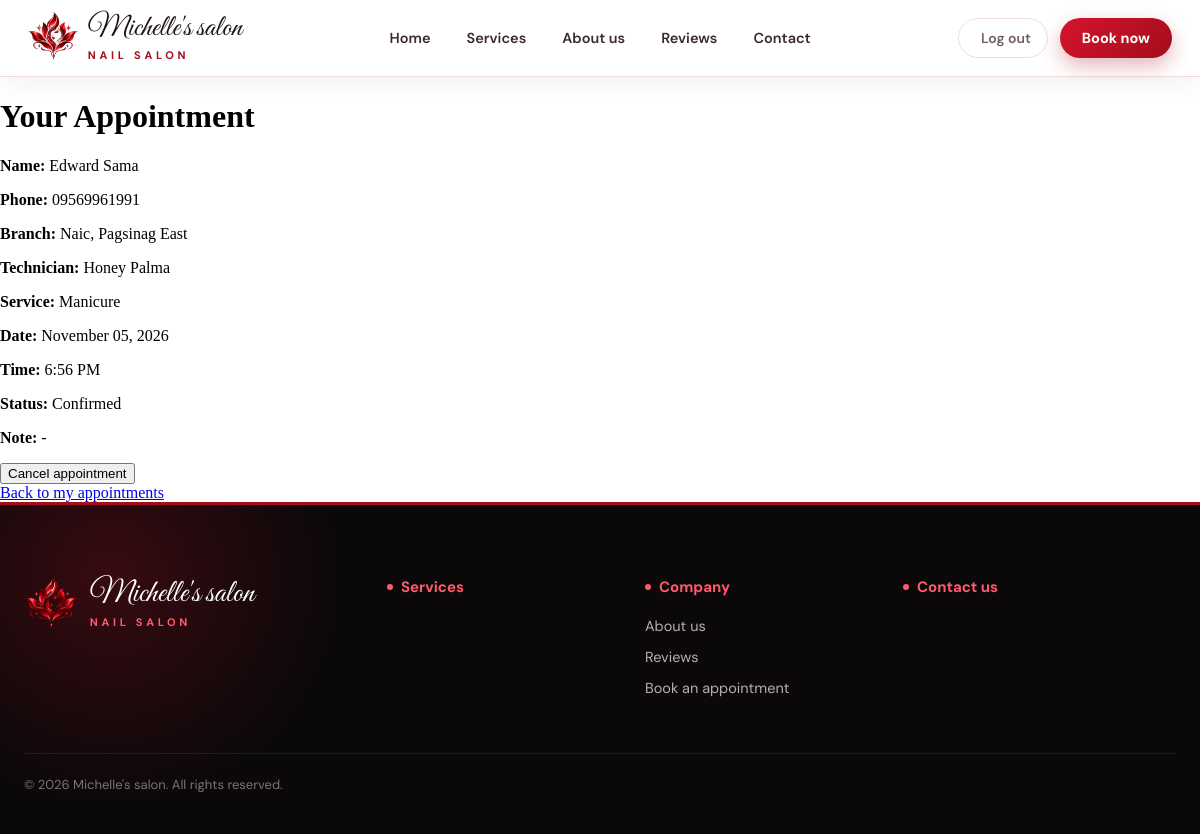
Before: /appointments/16/ (signed in) with the older database file.
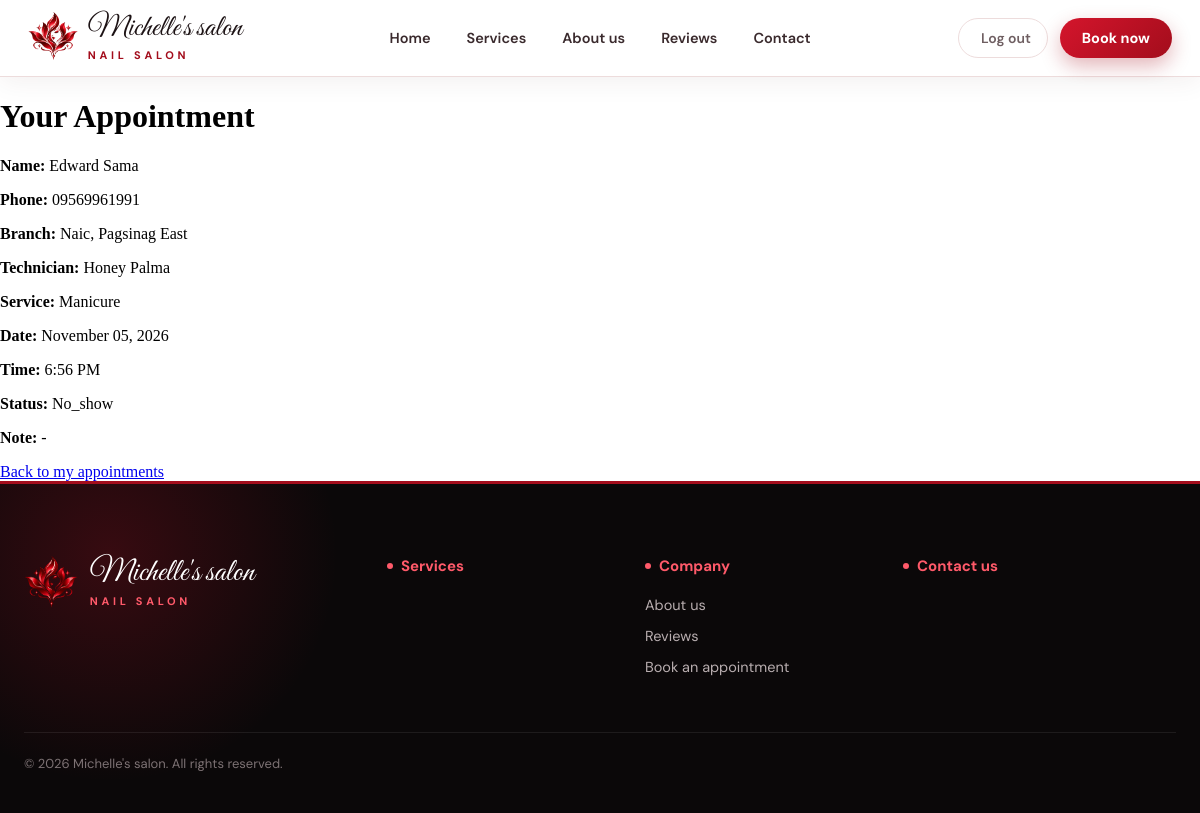
After: the same page with the newer database file.
### apiprojects/models.py (models this page shows, shortened)
class Appointment(models.Model):
    user = models.ForeignKey(
         settings.AUTH_USER_MODEL, on_delete=models.CASCADE,
         related_name="appointments", null=True, blank=True
    )
    STATUS_CHOICES = [
         ("pending", "Pending"),
         ("completed", "Completed"),
         ("confirmed", "Confirmed"),
         ("cancelled", "Cancelled"),
         ("no_show", "No_show"),
    ]
    name = models.CharField(max_length=100)
    staff = models.ForeignKey(
        Staff, on_delete=models.PROTECT, related_name="appointments"
    )
    service = models.ForeignKey(Service, on_delete=models.PROTECT, null=True)
    branch = models.ForeignKey(Branch, on_delete=models.PROTECT, null=True, blank=True, related_name="appointments")
    status = models.CharField(max_length=10, choices=STATUS_CHOICES, default="pending")
    created_at = models.DateTimeField(auto_now_add=True)
    appointment_date = models.DateTimeField()
    phone_number = models.CharField(
            max_length=11,
            validators=[phone_validator],
            null=True, blank=True,
        )
    note = models.TextField(blank=True)
    class Meta:
        ordering = ["appointment_date"]

class Branch(models.Model):
    name = models.CharField(max_length=100)
    slug = models.SlugField(unique=True, blank=True)
    address = models.CharField(max_length=255)
    phone = models.CharField(max_length=20)
    image = models.ImageField(upload_to="branches/")
    opening_time = models.TimeField()
    closing_time = models.TimeField()
    map_link = models.URLField(blank=True)
    is_active = models.BooleanField(default=True)
    class Meta:
        verbose_name_plural = "branches"
    def __str__(self):
        return self.name

class Staff(models.Model):
    user = models.OneToOneField(settings.AUTH_USER_MODEL, on_delete=models.SET_NULL, related_name="staff_profile", null=True, blank=True)
    name = models.CharField(max_length=100)
    role = models.CharField(max_length=60, blank=True)
    image = models.ImageField(upload_to="staff/")
    number = models.CharField(max_length=20, null=True, blank=True)
    location = models.CharField(max_length=100, null=True, blank=True)
    base_salary = models.DecimalField(max_digits=10, decimal_places=2, default=0)
    commission_rate = models.DecimalField(max_digits=4, decimal_places=2, default=0)
    class Meta:
        verbose_name_plural = "staff"
    def __str__(self):
        return self.name

class Service(models.Model):
    service_name = models.CharField(max_length=100)
    category = models.ForeignKey(ServiceCategory, on_delete=models.PROTECT, related_name="services", null=True, blank=True)
    price = models.DecimalField(max_digits=8, decimal_places=2)
    image = models.ImageField(upload_to="services/")
    slug = models.SlugField(unique=True, blank=True)

### apiprojects/views.py (the view)
# urls.py: path("appointments/<int:pk>/", views.appointment_detail, name="appointment_detail"),
@login_required
def appointment_detail(request, pk):
    if request.user.is_staff:
        appointment = get_object_or_404(
            Appointment.objects.select_related("staff", "service", "branch"), pk=pk
        )
    else:
        appointment = get_object_or_404(
            Appointment.objects.select_related("staff", "service", "branch"),
            pk=pk, user=request.user,
        )
    deadline = appointment.appointment_date - timedelta(hours=2)
    is_active = appointment.status in ("pending", "confirmed")
    past_deadline = timezone.now() >= deadline
    can_cancel = is_active and (request.user.is_staff or not past_deadline)
    context = {
        "appointment": appointment,
        "can_cancel": can_cancel,
        "is_active": is_active,
        "past_deadline": past_deadline,
        "deadline": deadline,
    }
    return render(request, "appointments/detail.html", context)

### apiprojects/templates/appointments/detail.html (shortened to what this page needs)
{% extends 'appointments/urltemplate.html' %}
{% load static %}
{% block content %}
<h1>Your Appointment</h1>
<p><strong>Name:</strong> {{ appointment.name }}</p>
<p><strong>Phone:</strong> {{ appointment.phone_number|default:"-" }}</p>
<p><strong>Branch:</strong> {{ appointment.branch|default:"-" }}</p>
<p><strong>Technician:</strong> {{ appointment.staff }}</p>
<p><strong>Service:</strong> {{ appointment.service.service_name|default:"-" }}</p>
<p><strong>Date:</strong> {{ appointment.appointment_date|date:"F d, Y" }}</p>
<p><strong>Time:</strong> {{ appointment.appointment_date|time:"g:i A" }}</p>
<p><strong>Status:</strong> {{ appointment.get_status_display }}</p>
<p><strong>Note:</strong> {{ appointment.note|default:"-" }}</p>
{% if can_cancel %}
  <form method="post" action="{% url 'cancel_appointment' appointment.pk %}">
    <button type="submit">Cancel appointment</button>
  </form>
{% elif is_active and past_deadline %}
  <p>This appointment can no longer be cancelled online (less than 2 hours before the appointment).</p>
{% endif %}
<a href="{% url 'appointment_list' %}">Back to my appointments</a>
{% endblock %}

### apiprojects/templates/appointments/urltemplate.html (shortened to what this page needs)
{% load static %}
<!DOCTYPE html>
<html lang="en">
<head>
    <link rel="stylesheet" href="{% static 'appointments/css/style.css' %}">
    <link rel="stylesheet" href="{% static 'appointments/css/reviews.css' %}">
    <link rel="stylesheet" href="{% static 'appointments/css/sections.css' %}">
    <link rel="stylesheet" href="{% static 'appointments/css/frame.css' %}">
</head>
<body>
    <div class="layout">
        {% include "appointments/_navbar.html" %}
        {% block content %}{% endblock %}
        {% include "appointments/_footer.html" %}
    </div>
</body>
</html>

### apiprojects/templates/appointments/_navbar.html (shortened to what this page needs)
{% load static %}
{% with is_home=request.resolver_match.url_name %}
<header class="nb">
    <div class="nb-inner">
        <a href="{% if is_home == 'homepage' %}#home{% else %}{% url 'homepage' %}{% endif %}" class="nb-brand">
            <img src="{% if site.logo %}{{ site.logo.url }}{% else %}{% static 'appointments/images/transparent_salon.png' %}{% endif %}" alt="Michelle's Salon logo">
            <span class="nb-brand__text">
                <span class="nb-brand__name">{{ site.salon_name|default:"Michelle's salon" }}</span>
                <span class="nb-brand__tag">{{ site.tagline|default:"NAIL SALON" }}</span>
            </span>
        </a>
        <nav class="nb-links" aria-label="Main">
            <a href="{% if is_home == 'homepage' %}#home{% else %}{% url 'homepage' %}#home{% endif %}">Home</a>
            <a href="{% if is_home == 'homepage' %}#services{% else %}{% url 'homepage' %}#services{% endif %}">Services</a>
            <a href="{% if is_home == 'homepage' %}#aboutus{% else %}{% url 'homepage' %}#aboutus{% endif %}">About us</a>
            <a href="{% if is_home == 'homepage' %}#reviews{% else %}{% url 'homepage' %}#reviews{% endif %}">Reviews</a>
            <a href="#contact">Contact</a>
        </nav>
        <div class="nb-actions">
            {% if request.user.is_authenticated %}
            <form method="post" action="{% url 'logout' %}" class="nb-logout">
                <button type="submit"><iconify-icon icon="ph:sign-out-duotone"></iconify-icon><span>Log out</span></button>
            </form>
            {% else %}
            <a href="{% url 'login' %}" class="nb-login"><iconify-icon icon="ph:user-circle-duotone"></iconify-icon><span>Log in</span></a>
            {% endif %}
            <a href="{% if is_home == 'homepage' %}#booking{% else %}{% url 'homepage' %}#booking{% endif %}" class="nb-book">Book now</a>
        </div>
    </div>
</header>
{% endwith %}

### apiprojects/templates/appointments/_footer.html (shortened to what this page needs)
{% load static %}
{% with is_home=request.resolver_match.url_name %}
<footer class="ft" id="contact">
    <div class="ft-inner">
        <div class="ft-grid">
            <div class="ft-brand">
                <a href="{% if is_home == 'homepage' %}#home{% else %}{% url 'homepage' %}{% endif %}" class="ft-logo">
                    <img src="{% if site.logo %}{{ site.logo.url }}{% else %}{% static 'appointments/images/transparent_salon.png' %}{% endif %}" alt="Michelle's Salon logo">
                    <span class="ft-logo__text">
                        <span class="ft-logo__name">{{ site.salon_name|default:"Michelle's salon" }}</span>
                        <span class="ft-logo__tag">{{ site.tagline|default:"NAIL SALON" }}</span>
                    </span>
                </a>
            </div>
            <nav class="ft-col" aria-label="Services">
                <h4 class="ft-head">Services</h4>
            </nav>
            <nav class="ft-col" aria-label="Company">
                <h4 class="ft-head">Company</h4>
                <ul class="ft-list">
                    {% for l in footer_company %}
                        <li><a href="{{ l.url }}">{{ l.label }}</a></li>
                    {% empty %}
                        <li><a href="{% if is_home == 'homepage' %}#aboutus{% else %}{% url 'homepage' %}#aboutus{% endif %}">About us</a></li>
                        <li><a href="{% if is_home == 'homepage' %}#reviews{% else %}{% url 'homepage' %}#reviews{% endif %}">Reviews</a></li>
                        <li><a href="{% if is_home == 'homepage' %}#booking{% else %}{% url 'homepage' %}#booking{% endif %}">Book an appointment</a></li>
                    {% endfor %}
                </ul>
            </nav>
            <div class="ft-col">
                <h4 class="ft-head">Contact us</h4>
            </div>
        </div>
        <p class="ft-bottom">© {% now "Y" %} {{ site.salon_name|default:"Michelle's salon" }}. All rights reserved.</p>
    </div>
</footer>
{% endwith %}

### apiprojects/static/appointments/css/style.css (style rules this page uses)
html { scroll-behavior: smooth; }
body { margin: 0; background: rgb(255, 255, 255); }
:root { --rise: 100px; --reveal-range: entry 0% cover 30%; }

### apiprojects/static/appointments/css/frame.css (style rules this page uses)
.nb, .ft { --red: #a30d1c; --red-bright: #d4152c; --red-dark: #6e0a14; --red-light: #fde8e6; --ink: #1c1214; --muted: #6f5f62; --line: #eddcdc; --body: "DM Sans", system-ui, -apple-system, "Segoe UI", sans-serif; font-family: var(--body); }
.nb *, .ft * { box-sizing: border-box; }
#home, #reviews, #contact { scroll-margin-top: 84px; }
.nb { position: sticky; top: 0; z-index: 1000; background: rgba(255, 255, 255, .92); -webkit-backdrop-filter: blur(10px); backdrop-filter: blur(10px); border-bottom: 1px solid var(--line); box-shadow: 0 6px 24px rgba(60, 20, 25, .06); }
.nb-inner { display: grid; grid-template-columns: auto 1fr auto; align-items: center; gap: 24px; max-width: 1280px; min-height: 76px; margin: 0 auto; padding: 8px 28px; }
.nb-brand { display: flex; align-items: center; gap: 10px; color: var(--ink); text-decoration: none; }
.nb-brand img { display: block; width: auto; height: 52px; }
.nb-brand__text { display: flex; flex-direction: column; gap: 6px; }
.nb-brand__name { font-family: "Great Vibes", cursive; font-size: 30px; line-height: .9; color: var(--ink); }
.nb-brand__tag { font-size: 11px; font-weight: 700; letter-spacing: .34em; text-transform: uppercase; color: var(--red); }
.nb-links { display: flex; align-items: center; justify-content: center; gap: 4px; }
.nb-links a { padding: 10px 16px; border-radius: 999px; font-size: 14.5px; font-weight: 600; color: #3a2a2d; text-decoration: none; white-space: nowrap; transition: color .2s ease, background-color .2s ease; }
.nb-actions { display: flex; align-items: center; gap: 12px; }
.nb-logout { margin: 0; }
.nb-logout button, .nb-login { display: inline-flex; align-items: center; gap: 6px; padding: 10px 16px; border: 1px solid var(--line); border-radius: 999px; background: #fff; font: 600 14px var(--body); color: var(--muted); text-decoration: none; cursor: pointer; transition: color .2s ease, border-color .2s ease, background-color .2s ease; }
.nb-book { display: inline-flex; align-items: center; gap: 8px; padding: 11px 22px; border-radius: 999px; background: linear-gradient(135deg, var(--red-bright), var(--red)); font: 700 14.5px var(--body); color: #fff; text-decoration: none; box-shadow: 0 8px 20px rgba(163, 13, 28, .3); transition: transform .2s ease, box-shadow .2s ease; }
.ft { position: relative; overflow: hidden; padding: 72px 24px 28px; background: #0b0809; border-top: 3px solid var(--red); color: #b9aeb0; }
.ft::before { content: ""; position: absolute; top: -160px; left: -120px; width: 460px; height: 460px; border-radius: 50%; background: radial-gradient(circle, rgba(212, 21, 44, .22), transparent 70%); pointer-events: none; }
.ft-inner { position: relative; max-width: 1180px; margin: 0 auto; }
.ft-grid { display: grid; grid-template-columns: 1.5fr 1fr 1fr 1.3fr; gap: 48px; }
.ft-logo { display: inline-flex; align-items: center; gap: 12px; color: #fff; text-decoration: none; }
.ft-logo img { display: block; width: auto; height: 56px; }
.ft-logo__text { display: flex; flex-direction: column; gap: 6px; }
.ft-logo__name { font-family: "Great Vibes", cursive; font-size: 32px; line-height: .9; color: #fff; }
.ft-logo__tag { font-size: 11px; font-weight: 700; letter-spacing: .34em; text-transform: uppercase; color: #ff5a6a; }
.ft-head { display: flex; align-items: center; gap: 8px; margin: 0 0 20px; font-size: 15px; font-weight: 700; color: #ff5a6a; }
.ft-head::before { content: ""; width: 6px; height: 6px; border-radius: 50%; background: currentColor; }
.ft-list { display: grid; gap: 13px; margin: 0; padding: 0; list-style: none; font-size: 14.5px; }
.ft-list a { color: #b9aeb0; text-decoration: none; transition: color .2s ease, padding-left .2s ease; }
.ft-bottom { margin-top: 56px; padding-top: 22px; border-top: 1px solid rgba(255, 255, 255, .08); font-size: 13px; color: #7d7274; }

Changed rows visible on the page:
changed Appointment "Edward Sama": status "Confirmed" → "No_show"
Other visible differences:
text no longer shown: "Cancel appointment"
